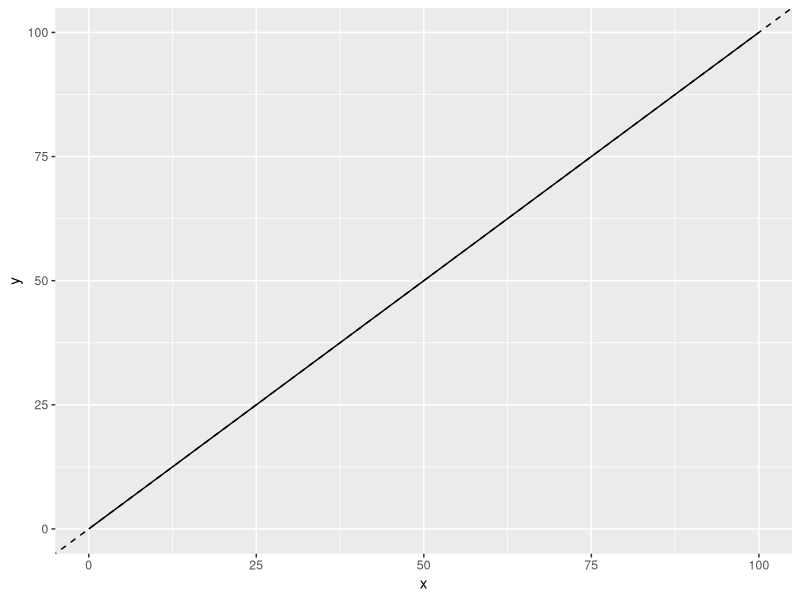
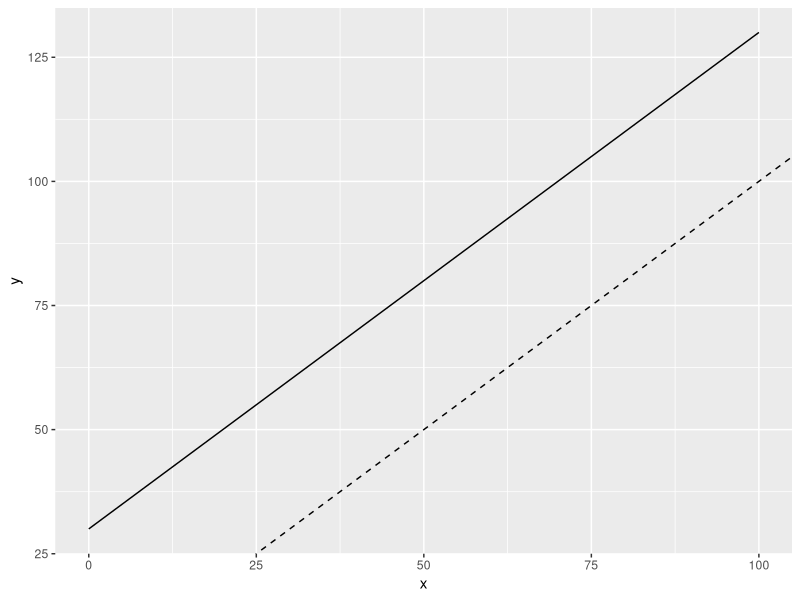
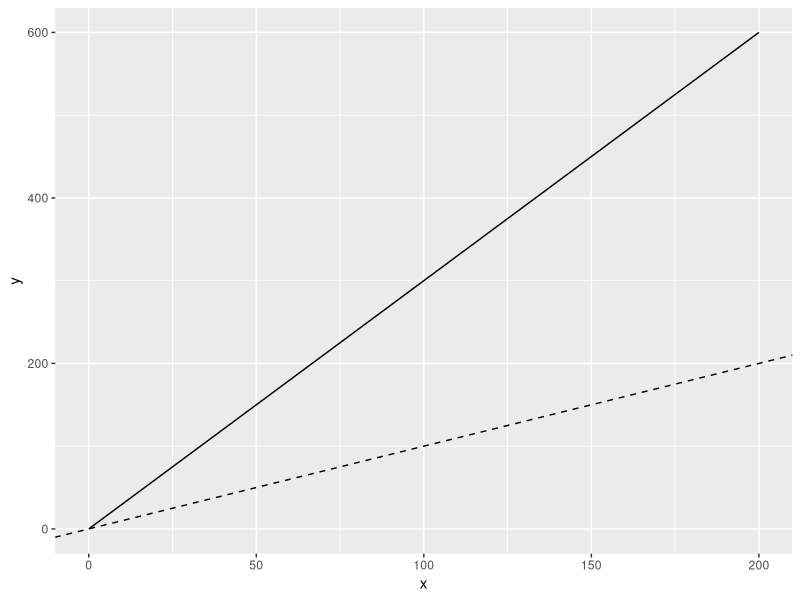
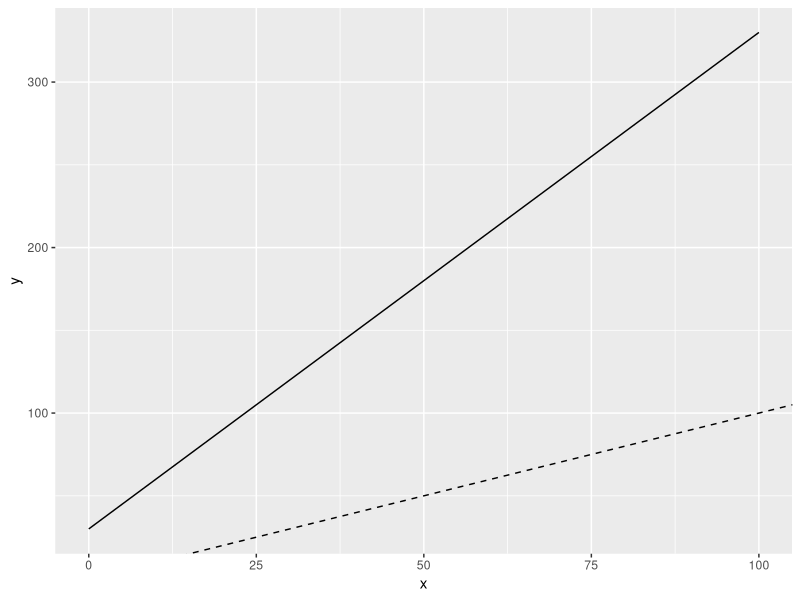
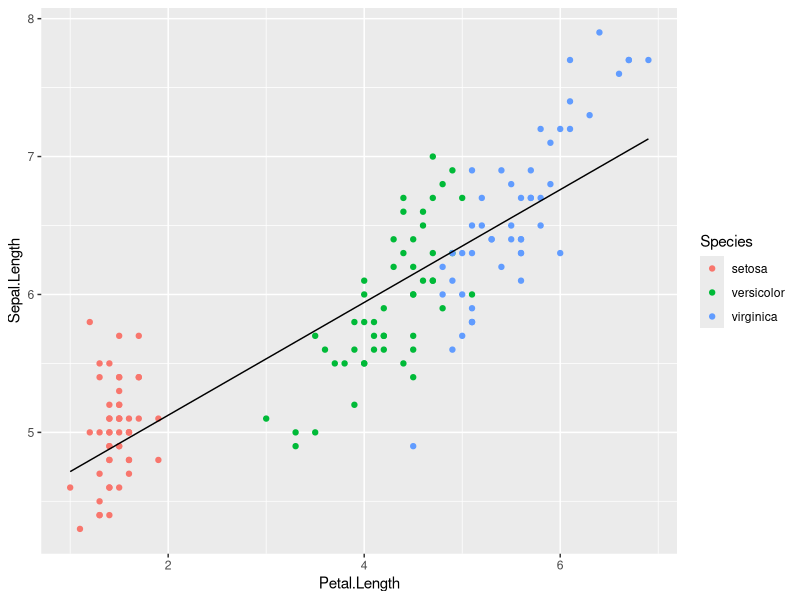

Recreate these plots in R, in order.
## ---- chunk 1
knitr::opts_chunk$set(echo = TRUE)
## ---- chunk 2
library(tidyverse)
library(broom)
library(modelr)
library(viridis)
## ---- chunk 3
x <- 0:100
y <- x
## ---- chunk 4
p <- tibble(x, y) %>% 
  ggplot() +
  geom_line(aes(x, y)) +
  geom_abline(linetype = "dashed")
p
## ---- chunk 5
x <- 0:100 
a <- 30
y <- a + x
## ---- chunk 6
tibble(x, y) %>% 
  ggplot() +
  geom_line(aes(x, y)) +
  geom_abline(linetype = "dashed")
## ---- chunk 7
x <- 0:200
b <- 3
y <- b * x
## ---- chunk 8
tibble(x, y) %>% 
  ggplot() +
  geom_line(aes(x, y)) +
  geom_abline(linetype = "dashed")
## ---- chunk 9
a <- 30
b <- 3
x <-  0:100 
y <-  a + b * x
## ---- chunk 10
tibble(x, y) %>% 
  ggplot() +
  geom_line(aes(x, y)) +
  geom_abline(linetype = "dashed")
## ---- chunk 11
model <- lm(Sepal.Length ~ Petal.Length, data = iris)
summary(model)
## ---- chunk 12
augment(model, iris) %>% 
  ggplot(aes(Petal.Length, Sepal.Length)) +
  geom_point(aes(color = Species)) +
  geom_line(aes(y = .fitted))
## ---- chunk 13
coef(model)
## ---- chunk 14
a <- coef(model)[1]
b <- coef(model)[2]
petal_length <- iris$Petal.Length
sepal_length <-  a + b * petal_length
## ---- chunk 15
(sepal_length - iris$Sepal.Length) %>%
  (function(x) x^2) %>% 
  sum() %>% 
  (function(x) x / length(sepal_length)) %>% 
  sqrt()
## ---- chunk 16
modelr::rmse(model, iris)
